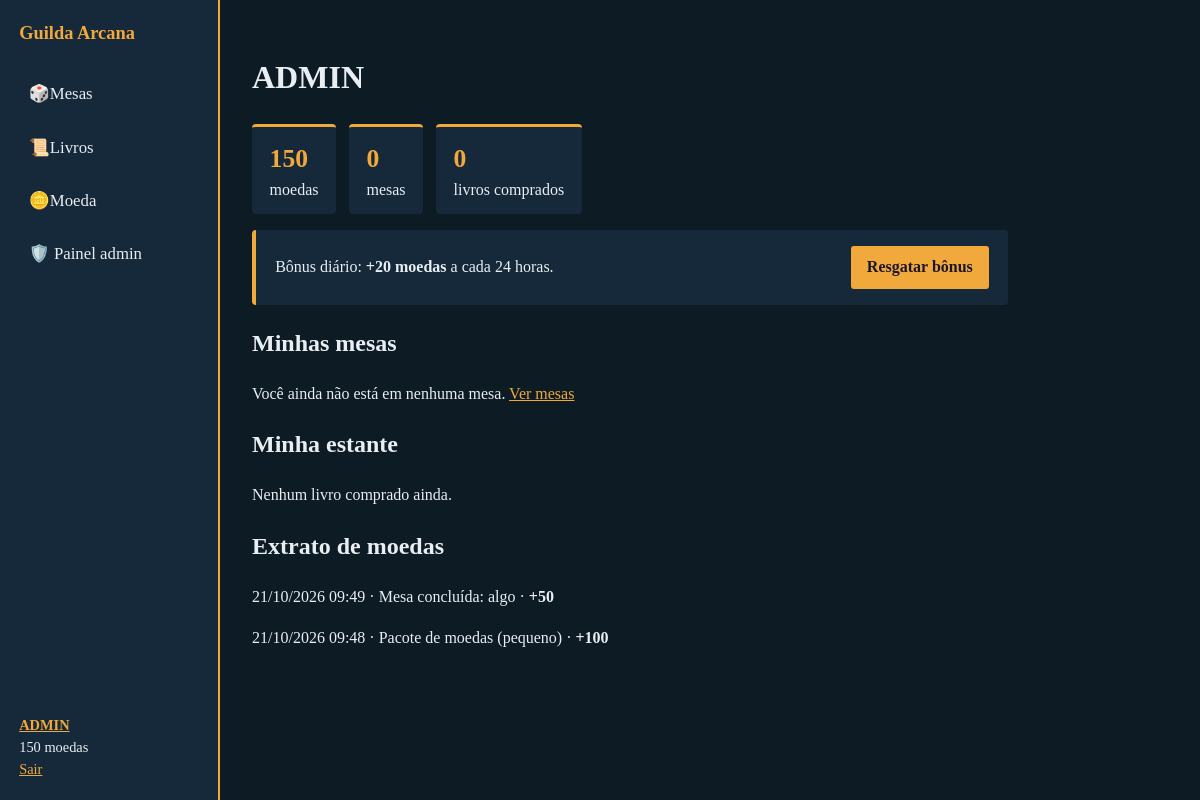
The page /perfil (signed in) on the database its author committed.
### models.py (models this page shows, shortened)
class Usuario(UserMixin, db.Model):
    BONUS_DIARIO = 20
    id = db.Column(db.Integer, primary_key=True)
    nome = db.Column(db.String(60), unique=True, nullable=False)
    email = db.Column(db.String(120), unique=True, nullable=False)
    senha = db.Column(db.String(128), nullable=False)
    moedas = db.Column(db.Integer, default=100, nullable=False)
    admin = db.Column(db.Boolean, default=False)
    banido = db.Column(db.Boolean, default=False)
    ultimo_bonus = db.Column(db.DateTime)
    transacoes = db.relationship("Transacao", backref="usuario",
                                 order_by="Transacao.id.desc()",
                                 cascade="all, delete-orphan")
    def bonus_disponivel(self):
        return (self.ultimo_bonus is None
                or datetime.utcnow() - self.ultimo_bonus >= timedelta(hours=24))

class Transacao(db.Model):
    id = db.Column(db.Integer, primary_key=True)
    usuario_id = db.Column(db.ForeignKey("usuario.id"), nullable=False)
    valor = db.Column(db.Integer, nullable=False)  # positivo = crédito
    motivo = db.Column(db.String(120), default="")
    criado_em = db.Column(db.DateTime, default=datetime.utcnow)

### app.py (the view)
    @app.route("/perfil")
    @login_required
    def perfil():
        return render_template("perfil.html", transacoes=current_user.transacoes[:15])

### templates/perfil.html
{% extends "base.html" %}
{% block conteudo %}
<h1>{{ current_user.nome }}</h1>
<div class="stats">
  <div><b>{{ current_user.moedas }}</b> moedas</div>
  <div><b>{{ current_user.mesas|length }}</b> mesas</div>
  <div><b>{{ current_user.livros|length }}</b> livros comprados</div>
</div>
<article class="item linha">
  <span>Bônus diário: <strong>+{{ current_user.BONUS_DIARIO }} moedas</strong> a cada 24 horas.</span>
  <form method="post" action="{{ url_for('bonus') }}"><button {{ '' if current_user.bonus_disponivel() else 'disabled' }}>Resgatar bônus</button></form>
</article>
<h2>Minhas mesas</h2>
{% for m in current_user.mesas %}<p>{{ m.titulo }} {% if m.concluida %}<span class="tag">concluída</span>{% endif %}</p>
{% else %}<p>Você ainda não está em nenhuma mesa. <a href="{{ url_for('mesas') }}">Ver mesas</a></p>{% endfor %}
<h2>Minha estante</h2>
{% for l in current_user.livros %}<p>{{ l.titulo }} · <a href="{{ url_for('baixar_livro', livro_id=l.id) }}">baixar</a></p>
{% else %}<p>Nenhum livro comprado ainda.</p>{% endfor %}
<h2>Extrato de moedas</h2>
{% for t in transacoes %}<p>{{ t.criado_em.strftime('%d/%m/%Y %H:%M') }} · {{ t.motivo }} ·
  <strong>{{ '+' if t.valor > 0 }}{{ t.valor }}</strong></p>
{% else %}<p>Sem movimentações.</p>{% endfor %}
{% endblock %}

### templates/base.html (shortened to what this page needs)
<!doctype html>
<html lang="pt-BR">
<head>
<link rel="stylesheet" href="{{ url_for('static', filename='style.css') }}">
</head>
<body>
<div class="layout">
  <nav class="lateral">
    <h1>Guilda Arcana</h1>
    <a href="{{ url_for('mesas') }}" class="{{ 'ativo' if request.endpoint == 'mesas' }}">
      <img src="{{ url_for('static', filename='img/mesas.png') }}" alt="" onerror="this.replaceWith('🎲')">Mesas</a>
    <a href="{{ url_for('livros') }}" class="{{ 'ativo' if request.endpoint == 'livros' }}">
      <img src="{{ url_for('static', filename='img/livros.png') }}" alt="" onerror="this.replaceWith('📜')">Livros</a>
    {% if current_user.is_authenticated %}
    <a href="{{ url_for('moeda') }}" class="{{ 'ativo' if request.endpoint == 'moeda' }}">
      <img src="{{ url_for('static', filename='img/moeda.png') }}" alt="" onerror="this.replaceWith('🪙')">Moeda</a>
    {% if current_user.admin %}<a href="{{ url_for('painel') }}" class="{{ 'ativo' if request.endpoint == 'painel' }}">🛡️ Painel admin</a>{% endif %}
    <div class="perfil"><a href="{{ url_for('perfil') }}"><strong>{{ current_user.nome }}</strong></a><br>{{ current_user.moedas }} moedas<br>
      <a href="{{ url_for('sair') }}">Sair</a></div>
    {% else %}
    <div class="perfil"><a href="{{ url_for('login') }}">Entrar</a> · <a href="{{ url_for('registro') }}">Criar conta</a></div>
    {% endif %}
  </nav>
  <main>
    {% block conteudo %}{% endblock %}
  </main>
</div>
</body>
</html>

### static/style.css (style rules this page uses)
:root { --fundo:#0d1b24;--painel:#15293a;--osso:#e8eef2;--latao:#f2a93b;--rubi:#c0485a }
* { box-sizing:border-box }
body { margin:0;background:var(--fundo);color:var(--osso);font-family:Georgia,serif;line-height:1.55 }
a { color:var(--latao) }
.layout { display:flex;min-height:100vh }
.lateral { width:220px;background:var(--painel);padding:1.2rem;display:flex;flex-direction:column;gap:.5rem;border-right:2px solid var(--latao) }
.lateral h1 { font-size:1.15rem;margin:0 0 1rem;color:var(--latao) }
.lateral>a { display:flex;align-items:center;gap:.6rem;padding:.6rem;border-radius:4px;color:var(--osso);text-decoration:none;font-size:1.05rem }
.perfil { margin-top:auto;font-size:.9rem }
main { flex:1;padding:2rem;max-width:820px }
.item,.form { background:var(--painel);border-left:4px solid var(--latao);padding:1rem 1.2rem;margin:1rem 0;border-radius:4px }
button,.botao { background:var(--latao);color:#1b1730;border:0;padding:.55rem 1rem;border-radius:3px;font:inherit;font-weight:bold;cursor:pointer;text-decoration:none;display:inline-block }
.linha { display:flex;justify-content:space-between;align-items:center;gap:1rem;flex-wrap:wrap }
.linha form { display:inline }
.stats { display:flex;gap:.8rem;flex-wrap:wrap;margin:1rem 0 }
.stats div { background:var(--painel);border-top:3px solid var(--latao);padding:.7rem 1.1rem;border-radius:4px }
.stats b { display:block;font-size:1.6rem;color:var(--latao) }

### rows shown on the page
Usuario: nome "ADMIN", moedas "150"
Transacao: criado_em "21/10/2026 09:49", motivo "Mesa concluída: algo", valor "+", valor "50"
Transacao: criado_em "21/10/2026 09:48", motivo "Pacote de moedas (pequeno)", valor "+", valor "100"

### other values the page prints
{{ current_user.mesas|length }} "0"
{{ current_user.livros|length }} "0"
{{ current_user.BONUS_DIARIO }} "20"
